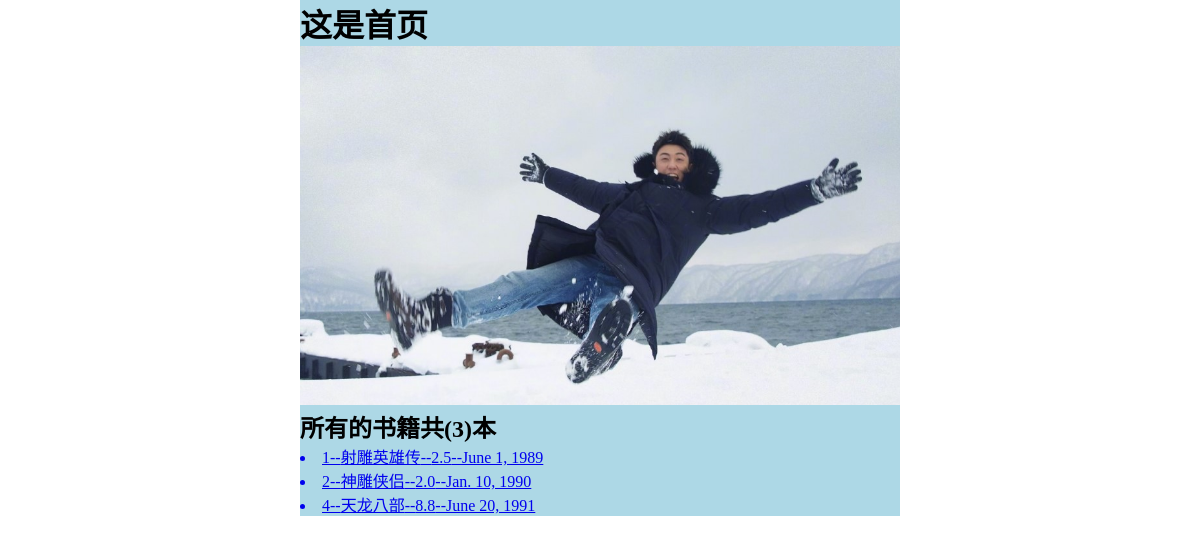
The app's page /, older data.
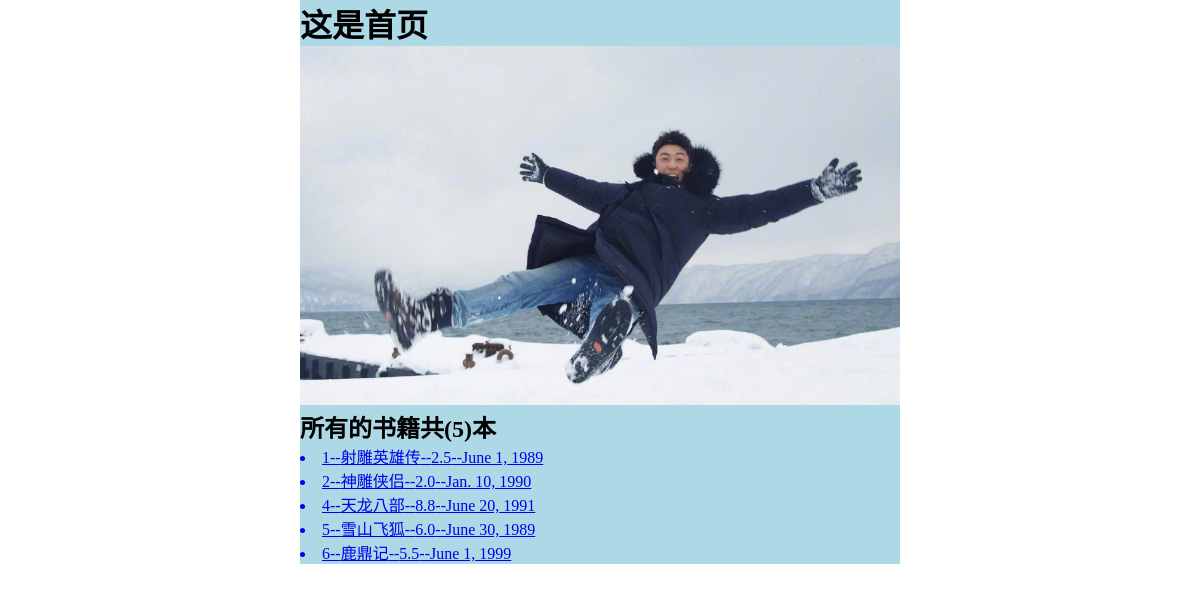
The same page, newer data.
### booktest/models.py (models this page shows, shortened)
class Book(models.Model):
    title = models.CharField(max_length=20)
    pub_date = models.DateField(default="1989-06-01")
    price = models.FloatField(default=0)
    author = models.CharField(max_length=20,default='金庸')

### booktest/views.py (the view)
# urls.py: url(r'^$', views.index,name='index'),
def index(request):
    books = Book.objects.all()
    return render(request,'index.html',{'books':books})

### templates/index.html (shortened to what this page needs)
<!DOCTYPE html>
<html lang="en">
<head>
    <link rel="stylesheet" href="/static/css/main.css">
</head>
<body>
<div class="container">
    <h1>这是首页</h1>
    <div>
        <div class="center">
            <img src="/static/img/2.png" alt="">
        </div>
        <h2>所有的书籍共({{books.count}})本</h2>
        {% for b in books%}
        <a href="{% url 'booktest:detail' b.id %}">
            <li>
                {{b.id}}--{{b.title }}--{{b.price }}--{{b.pub_date }}
            </li>
        </a>
        {% endfor%}
    </div>
</div>
</body>
</html>

Row changes from the older to the newer data that the page shows:
added Book: id "5", title "雪山飞狐", price "6.0", pub_date "June 30, 1989"
added Book: id "6", title "鹿鼎记", price "5.5", pub_date "June 1, 1999"
Text that changed along with them:
{{ books.count }}: "3" → "5"
